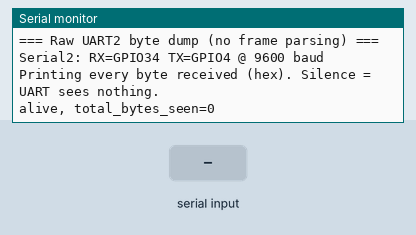
Bench run of a program on a simulated ESP32. On the bench: the last lines printed to the serial monitor. The inputs (shaded band) are chosen by the test bench.

Above: at 2.2 s.
2.3 s: "1" received over the second serial link
At 3.5 s:
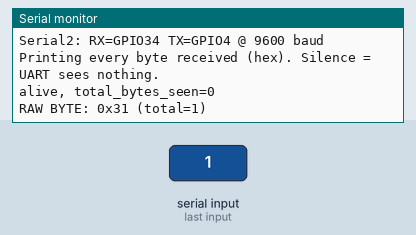
3.8 s: "0" received over the second serial link
At 4.9 s:
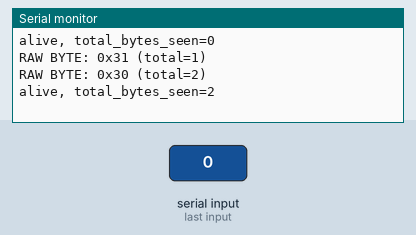
5.3 s: "2" received over the second serial link
At 6.5 s:
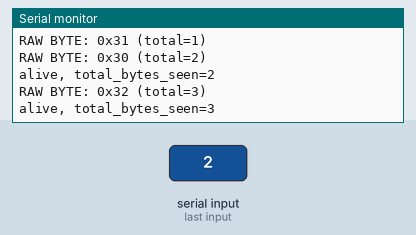
Timing chart, 0 to 8.3 s (numbered marks = the images above; inputs shaded):
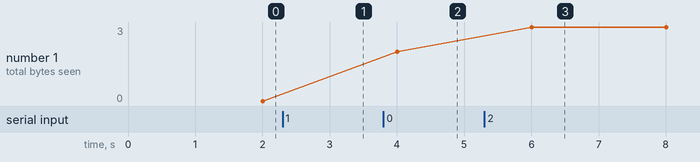

Measured:
- after the input at 2.3 s, the serial monitor: prints a new line at once (image 1)
- after the input at 3.8 s, the serial monitor: prints a new line at once (image 2)
- after the input at 5.3 s, the serial monitor: prints a new line at once (image 3)
- plotted number 1: 2 → 3 after the input at 5.3 s

The program:

main.cpp
```cpp
// Minimal raw UART2 byte dump -- bypasses trumaframereader entirely.
// Prints every single raw byte received on GPIO34 (RX) via HardwareSerial(2).
// Purpose: isolate whether the UART peripheral itself sees ANY bytes while
// LIN is shorted to GND (which produces a stable, confirmed voltage drop
// per the GPIO34 raw ADC probe -- this test checks if that translates into
// UART-framed bytes at all, independent of trumaframereader's logic).

#include <Arduino.h>

#define LIN_RX_PIN 34
#define LIN_TX_PIN 4
#define LIN_BAUD 9600

HardwareSerial LinSerial(2);

void setup() {
    Serial.begin(115200);
    delay(1000);
    Serial.println("=== Raw UART2 byte dump (no frame parsing) ===");
    LinSerial.begin(LIN_BAUD, SERIAL_8N1, LIN_RX_PIN, LIN_TX_PIN);
    Serial.printf("Serial2: RX=GPIO%d TX=GPIO%d @ %d baud\n", LIN_RX_PIN, LIN_TX_PIN, LIN_BAUD);
    Serial.println("Printing every byte received (hex). Silence = UART sees nothing.");
}

uint32_t byte_count = 0;
uint32_t last_report = 0;

void loop() {
    while (LinSerial.available()) {
        uint8_t b = (uint8_t)LinSerial.read();
        byte_count++;
        Serial.printf("RAW BYTE: 0x%02X (total=%lu)\n", b, (unsigned long)byte_count);
    }
    if (millis() - last_report > 2000) {
        Serial.printf("alive, total_bytes_seen=%lu\n", (unsigned long)byte_count);
        last_report = millis();
    }
}
```
